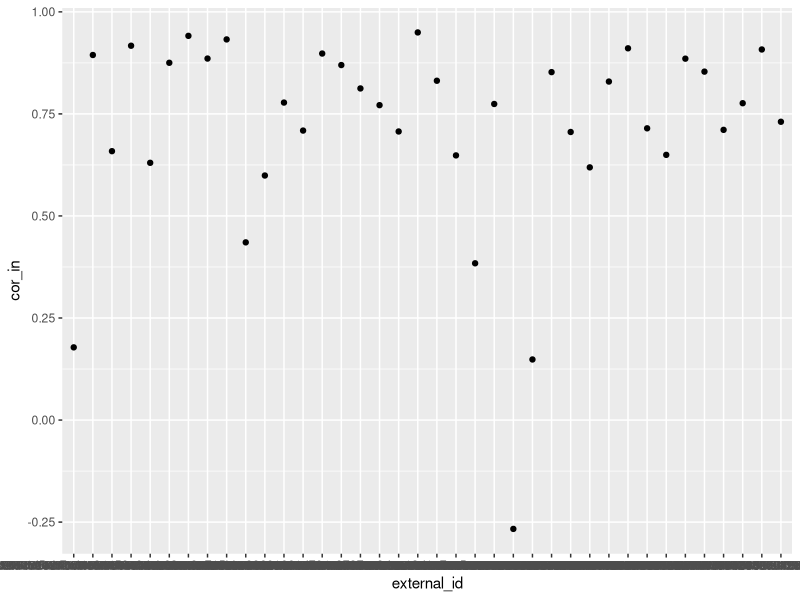
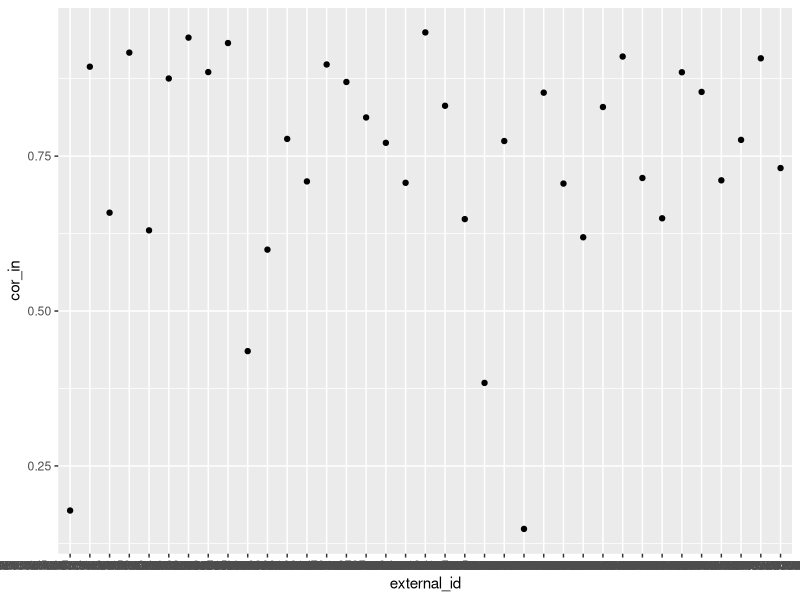
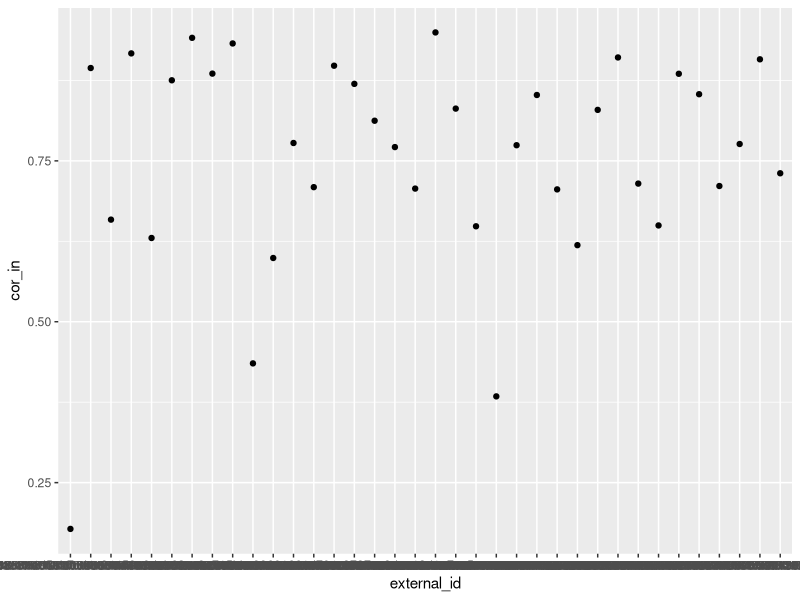
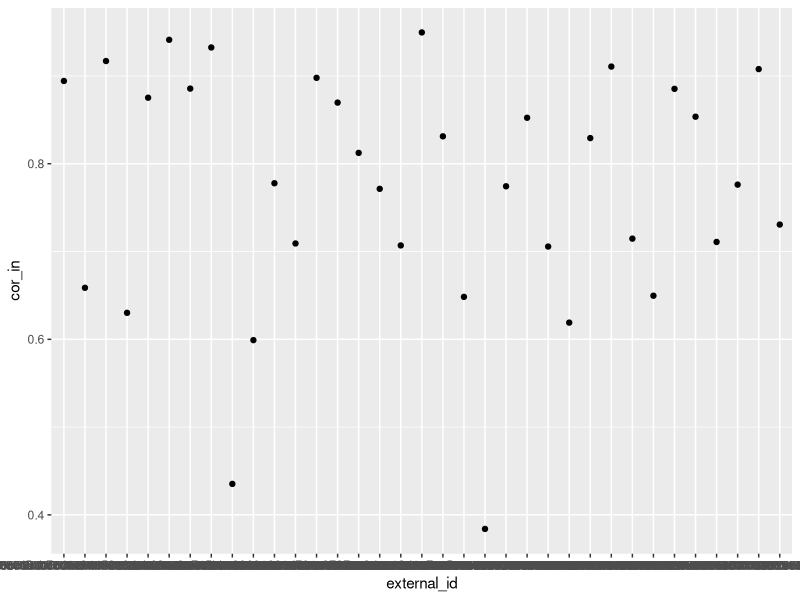
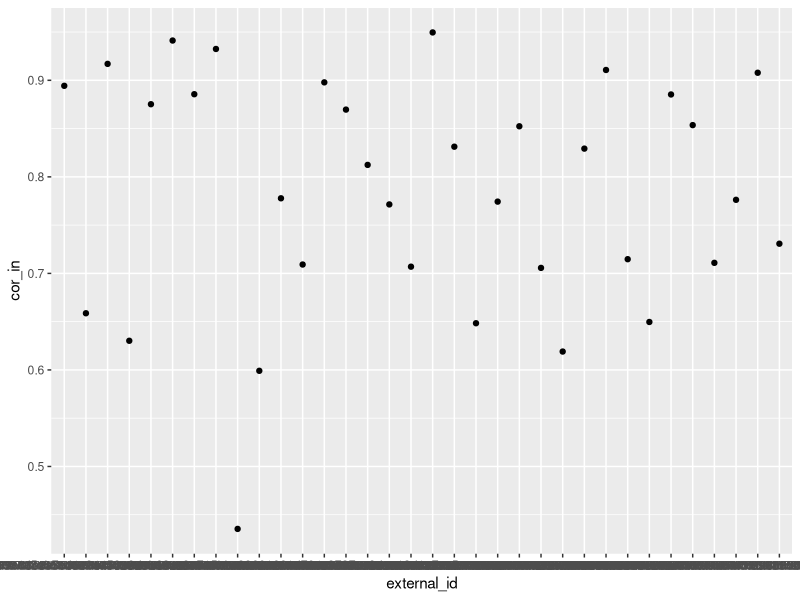
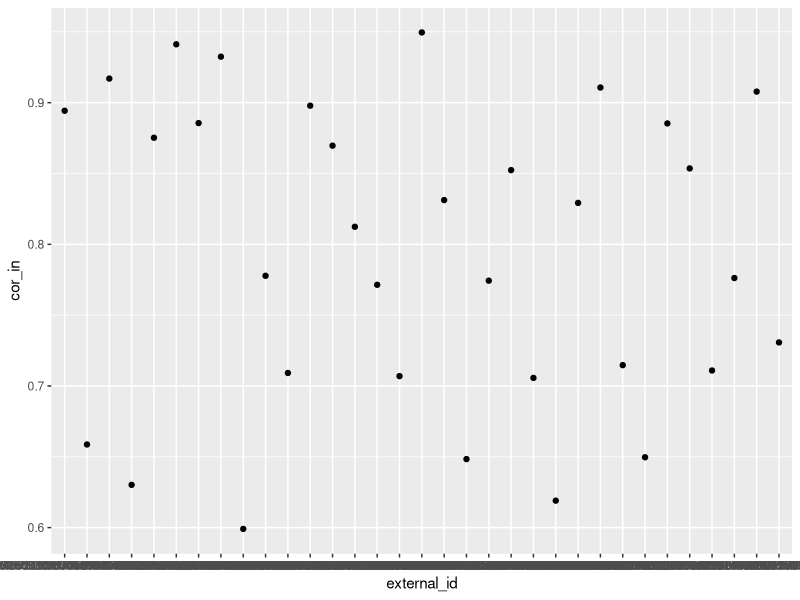
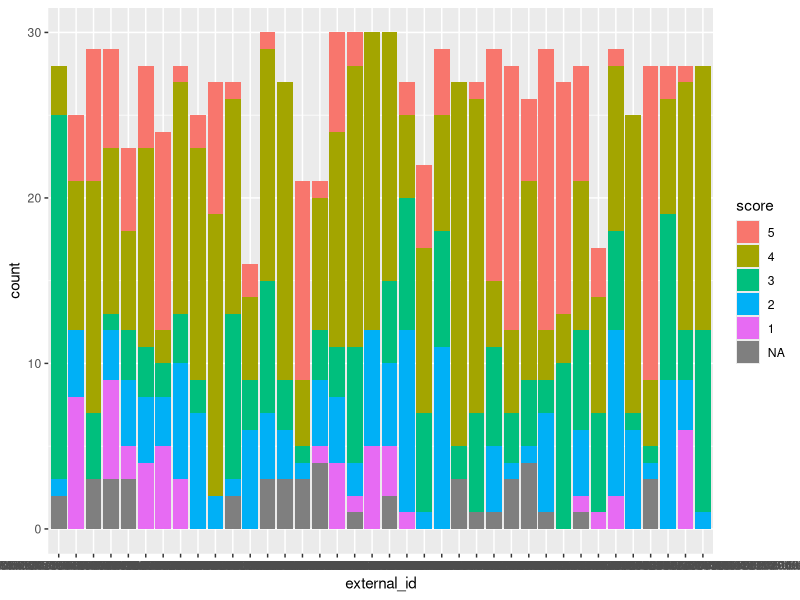
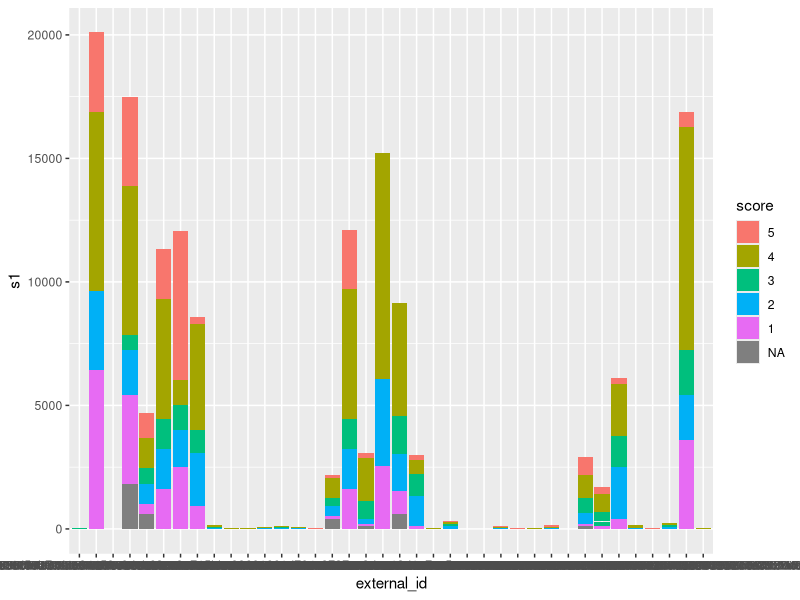

Here is the R script that generated these plots, in order:
# Preliminary analysis for detecting irrelevant testers
# Created by Lucjan Janowski 07.10.2022


library(tidyverse)

scores <- read_csv("dataframe_lts_phase2.csv", col_type = "f-fnn")
summary(scores)

moses <- scores %>%
  group_by(video) %>%
  summarize(mos = mean(q2, na.rm = TRUE))

with_mos <- left_join(scores, moses)

res_cor <- with_mos %>%
  group_by(external_id) %>%
  summarize(cor_in = cor(q2, mos, use = "complete.obs")) 
res_cor %>%
  ggplot(aes(external_id, cor_in)) + geom_point()
with_mos_2 <- with_mos




for (i in 1:5){
  to_remove <- res_cor$external_id[res_cor$cor_in == min(res_cor$cor_in)]
  print(to_remove)
  print(min(res_cor$cor_in))
  with_mos_2 <- with_mos_2[with_mos_2$external_id != to_remove,]
  res_cor <- with_mos_2 %>%
    group_by(external_id) %>%
    summarize(cor_in = cor(q2, mos, use = "complete.obs")) 
  res_cor %>%
    ggplot(aes(external_id, cor_in)) + geom_point() -> p
  print(p)
}

scores %>%
  mutate(score = fct_rev(as.factor(q2))) %>%
  ggplot(aes(x = external_id, fill = score)) + 
    geom_bar(position = "stack")

{
scores %>%
  mutate(score = fct_rev(as.factor(q2))) -> a
  b <- a %>%
    group_by(external_id) %>%
    summarize(s1 = 100*sum(score == 1, na.rm = TRUE) + sum(score == 2, na.rm = TRUE))
  c <- left_join(a, b)
  ggplot(c[order(c$s1), ], aes(x = external_id, y = s1, fill = score)) + 
    geom_bar(position = "stack", stat = "identity")
}

